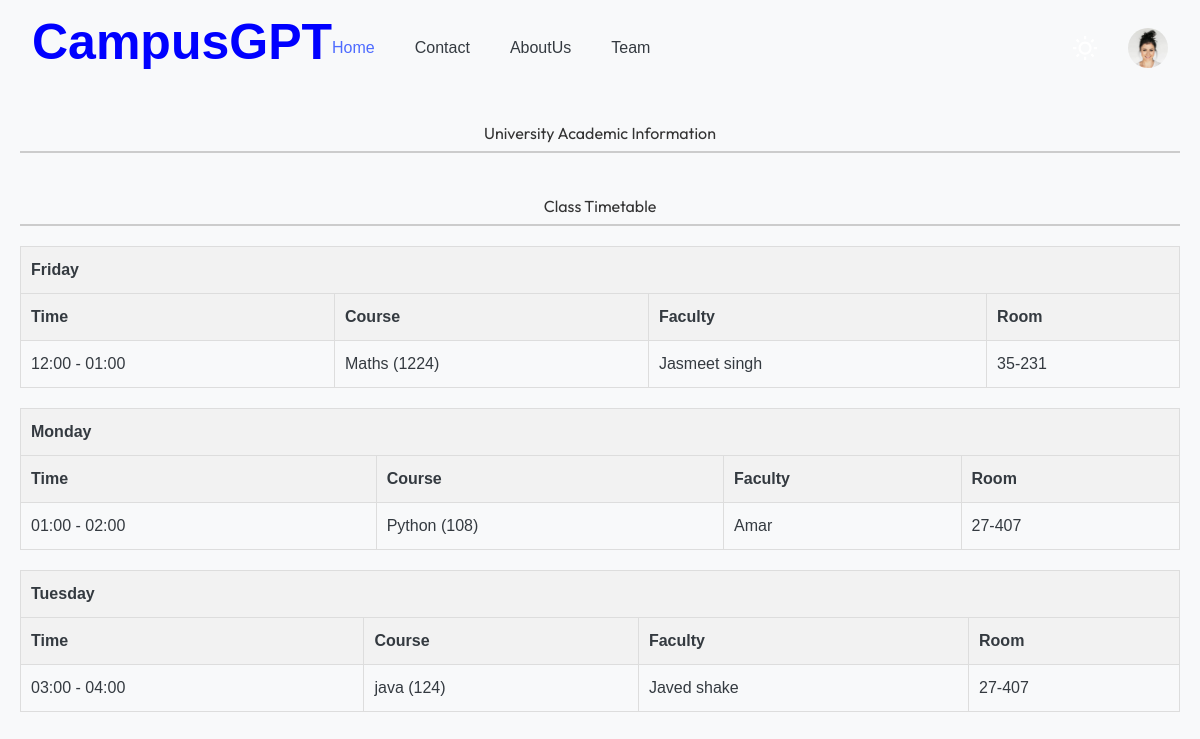
/classtime/ (signed in), run on the app's committed database.
### chatbot/models.py (models this page shows, shortened)
class ClassTimetable(models.Model):
    course = models.ForeignKey(Course, on_delete=models.CASCADE)
    DAY_CHOICES = [
        ('MON', 'Monday'), ('TUE', 'Tuesday'), ('WED', 'Wednesday'),
        ('THU', 'Thursday'), ('FRI', 'Friday'), ('SAT', 'Saturday')
    ]
    day_of_week = models.CharField(max_length=3, choices=DAY_CHOICES)
    start_time = models.TimeField()
    end_time = models.TimeField()
    room_number = models.CharField(max_length=50)
    class Meta:
        ordering = ['day_of_week', 'start_time']
        verbose_name_plural = "Class Timetable"

class Course(models.Model):
    name = models.CharField(max_length=150)
    code = models.CharField(max_length=10, unique=True)
    assigned_faculty = models.ForeignKey(Faculty, on_delete=models.SET_NULL, null=True)

class Faculty(models.Model):
    name = models.CharField(max_length=200)
    department = models.CharField(max_length=100)
    email = models.EmailField(unique=True)
    phone = models.CharField(max_length=20, blank=True, null=True)

### MyPorject/views.py (the view)
# urls.py: path('classtime/', views.Classtime, name='classtime'),
def Classtime(request):
    timetable = ClassTimetable.objects.select_related('course').all()
    exams = ExamSchedule.objects.select_related('course').all()
    faculty_list = Faculty.objects.all().order_by('department', 'name')
    grouped_timetable = []
    display_day = dict(ClassTimetable.DAY_CHOICES)
    for day, entries in groupby(timetable, key=lambda x: x.day_of_week):
        grouped_timetable.append({
            'day': display_day.get(day, day),
            'entries': list(entries)
        })
    context = {
        'grouped_timetable': grouped_timetable,
        'exam_schedule': exams,
        'faculty_contacts': faculty_list,
    }
    return render(request, 'classtime.html',context)

### templates/classtime.html (shortened to what this page needs)
 {% include "header.html" %}
 {% block content %}
  <!DOCTYPE html>
<html lang="en">
<head>
</head>
<body>
    <h1>University Academic Information</h1>
    <div class="section">
        <h2>Class Timetable</h2>
        {% if grouped_timetable %}
            {% for day_data in grouped_timetable %}
                <table id="timetable-{{ day_data.day }}">
                    <thead>
                        <tr class="day-header">
                            <th colspan="4">{{ day_data.day }}</th>
                        </tr>
                        <tr>
                            <th>Time</th>
                            <th>Course</th>
                            <th>Faculty</th>
                            <th>Room</th>
                        </tr>
                    </thead>
                    <tbody>
                        {% for entry in day_data.entries %}
                            <tr>
                                <td>{{ entry.start_time|date:"H:i" }} - {{ entry.end_time|date:"H:i" }}</td>
                                <td>{{ entry.course.name }} ({{ entry.course.code }})</td>
                                <td>{{ entry.course.assigned_faculty.name|default:"TBD" }}</td>
                                <td>{{ entry.room_number }}</td>
                            </tr>
                        {% endfor %}
                    </tbody>
                </table>
            {% endfor %}
        {% else %}
            <p>No class timetable information available.</p>
        {% endif %}
    </div>
</body>
</html>
 {% endblock  %}
 {% include "footer.html" %}

### templates/header.html (shortened to what this page needs)
<!DOCTYPE html>
<html lang="en">
<head>
  <link href="/static/css/style.css" rel="stylesheet">
  <link href="/static/css/profile.css" rel="stylesheet">
  <link href="/static/css/exam.css" rel="stylesheet">
  <link href="/static/css/chatbot.css" rel="stylesheet">
</head>
<body x-data="{ page: 'home', 'darkMode': true, 'stickyMenu': false, 'navigationOpen': false, 'scrollTop': false }"
  x-init="
         darkMode = JSON.parse(localStorage.getItem('darkMode'));
         $watch('darkMode', value => localStorage.setItem('darkMode', JSON.stringify(value)))"
  :class="{'b eh': darkMode === true}">
  <header class="g s r vd ya cj" :class="{ 'hh sm _k dj bl ll' : stickyMenu }"
    @scroll.window="stickyMenu = (window.pageYOffset > 20) ? true : false" style="background:;">
    <div class="bb ze ki xn 2xl:ud-px-0 oo wf yf i">
      <div class=""  >
       <b style="font-size:50px;color:blue;">CampusGPT</b>
      </div>
      <div class="vd wo/4 sd qo f ho oo wf yf" :class="{ 'd hh rm sr td ud qg ug jc yh': navigationOpen }">
        <nav>
          <ul class="tc _o sf yo cg ep">
            <li><a href=" {% url "home" %}" class="xl" :class="{ 'mk': page === 'home' }">Home</a></li>
            <li><a href="{% url "contact" %}" class="xl">Contact</a></li>
           <li><a href="{% url "about" %}" class="xl">AboutUs</a></li>
          <li><a href="{% url "team" %}" class="xl">Team</a></li>
          </ul>
        </nav>
        <div class="tc wf ig pb no">
          <div class="pc h io pa ra" :class="navigationOpen ? '!-ud-visible' : 'd'">
            <label class="rc ab i">
            </label>
          </div>
            {% if request.user.is_authenticated %}
          <a href="{% url "profile" %}" :class="{ 'nk yl' : page === 'home', 'ok' : page === 'home' && stickyMenu }"
            class="ek pk xl"> <img class="" src="/static/images/team-03.png" /style="width:40px;height:40px;border-radius:100%;"></a>
            {% else %}
           <a href="{% url "login" %}" :class="{ 'hh/[0.15]' : page === 'home', 'sh' : page === 'home' && stickyMenu }"
            class="lk gh dk rg tc wf xf _l gi hi">login</a>
            {%endif%}
        </div>
      </div>
    </div>
  </header>

### templates/footer.html (shortened to what this page needs)
</body>
</html>

### static/css/style.css (style rules this page uses)
:root { --swiper-theme-color:#007aff }
html { line-height: 1.5; -webkit-text-size-adjust: 100%; -moz-tab-size: 4; -o-tab-size: 4; tab-size: 4; font-family: ui-sans-serif, system-ui, -apple-system, BlinkMacSystemFont, "Segoe UI", Roboto, "Helvetica Neue", Arial, "Noto Sans", sans-serif, "Apple Color Emoji", "Segoe UI Emoji", "Segoe UI Symbol", "Noto Color Emoji"; }
body { margin: 0; line-height: inherit; }
h1, h2, h3, h4, h5, h6 { font-size: inherit; font-weight: inherit; }
a { color: inherit; text-decoration: inherit; }
b, strong { font-weight: bolder; }
table { text-indent: 0; border-color: inherit; border-collapse: collapse; }
blockquote, dl, dd, h1, h2, h3, h4, h5, h6, hr, figure, p, pre { margin: 0; }
ol, ul, menu { list-style: none; margin: 0; padding: 0; }
img, svg, video, canvas, audio, iframe, embed, object { display: block; vertical-align: middle; }
img, video { max-width: 100%; height: auto; }
body { position: relative; z-index: 1; font-family: Inter, sans-serif; font-size: 16px; line-height: 26px; font-weight: 400; --tw-text-opacity: 1; color: rgb(121 128 138 / var(--tw-text-opacity)); }
h1, h2, h3, h4, h5, h6 { font-family: Outfit, sans-serif; }
.d { visibility: visible !important; }
.f { visibility: hidden; }
.g { position: fixed; }
.h { position: absolute; }
.i { position: relative; }
.r { top: 0px; }
.s { left: 0px; }
.pa { top: 0.625rem; }
.ra { right: 4.25rem; }
.ya { z-index: 99999; }
.ab { margin: 0px; }
.bb { margin-left: auto; margin-right: auto; }
.pb { margin-top: 1.75rem; }
.pc { margin-right: 0.375rem; }
.rc { display: block; }
.tc { display: flex; }
.sd { height: 0px; }
.vd { width: 100%; }
.ze { max-width: 86.875rem; }
.sf { flex-direction: column; }
.wf { align-items: center; }
.yf { justify-content: space-between; }
.cg { gap: 1.25rem; }
.ig { gap: 1.5rem; }
.th { fill: #79808A; }
.ki { padding-left: 1rem; padding-right: 1rem; }
.cj { padding-top: 1.75rem; padding-bottom: 1.75rem; }
.ek { font-weight: 500; }
.mk { --tw-text-opacity: 1; color: rgb(78 107 255 / var(--tw-text-opacity)); }
.nk { --tw-text-opacity: 1 !important; color: rgb(255 255 255 / var(--tw-text-opacity)) !important; }
.pk { --tw-text-opacity: 1; color: rgb(121 128 138 / var(--tw-text-opacity)); }
@media (min-width: 768px) { .wn { fill: #FFFFFF; } }
@media (min-width: 768px) { .xn { padding-left: 2rem; padding-right: 2rem; } }
@media (min-width: 1024px) { .ho { visibility: visible; } }
@media (min-width: 1024px) { .io { position: static; } }
@media (min-width: 1024px) { .no { margin-top: 0px; } }
@media (min-width: 1024px) { .oo { display: flex; } }
@media (min-width: 1024px) { .qo { height: auto; } }
@media (min-width: 1024px) { .wo\/4 { width: 75%; } }
@media (min-width: 1024px) { .yo { flex-direction: row; } }
@media (min-width: 1024px) { ._o { align-items: center; } }
@media (min-width: 1024px) { .ep { gap: 2.5rem; } }

### static/css/profile.css (style rules this page uses)
* { margin:0; padding:0; box-sizing: border-box; }
body { background-color: #e1e7ed; text-align: center; }
h1 { color: green; }

### static/css/exam.css (style rules this page uses)
:root { --primary-color: #007bff; --secondary-color: #6c757d; --background-light: #f8f9fa; --card-background: #ffffff; }
body { font-family: 'Segoe UI', Tahoma, Geneva, Verdana, sans-serif; background-color: var(--background-light); color: #343a40; margin-top:100px; padding: 20px; }
h2 { color: var(--primary-color); border-bottom: 2px solid var(--primary-color); padding-bottom: 10px; margin-bottom: 20px; }

### templates/classtime.html (style rules this page uses)
body { font-family: sans-serif; margin-: 100px; }
h1, h2 { color: #333; border-bottom: 2px solid #ccc; padding-bottom: 5px; }
table { width: 100%; border-collapse: collapse; margin-bottom: 20px; }
th, td { border: 1px solid #ddd; padding: 10px; text-align: left; }
th { background-color: #f2f2f2; }
.section { margin-top: 40px; }
.day-header { background-color: #e0f7fa; font-weight: bold; }

### data on the page
ClassTimetable: start_time "12:00", end_time "01:00", course.name "Maths", course.code "1224", course.assigned_faculty.name "Jasmeet singh", room_number "35-231"
ClassTimetable: start_time "01:00", end_time "02:00", course.name "Python", course.code "108", course.assigned_faculty.name "Amar", room_number "27-407"
ClassTimetable: start_time "03:00", end_time "04:00", course.name "java", course.code "124", course.assigned_faculty.name "Javed shake", room_number "27-407"

### other printed values
{{ day_data.day }} "Friday" "Monday" "Tuesday"
